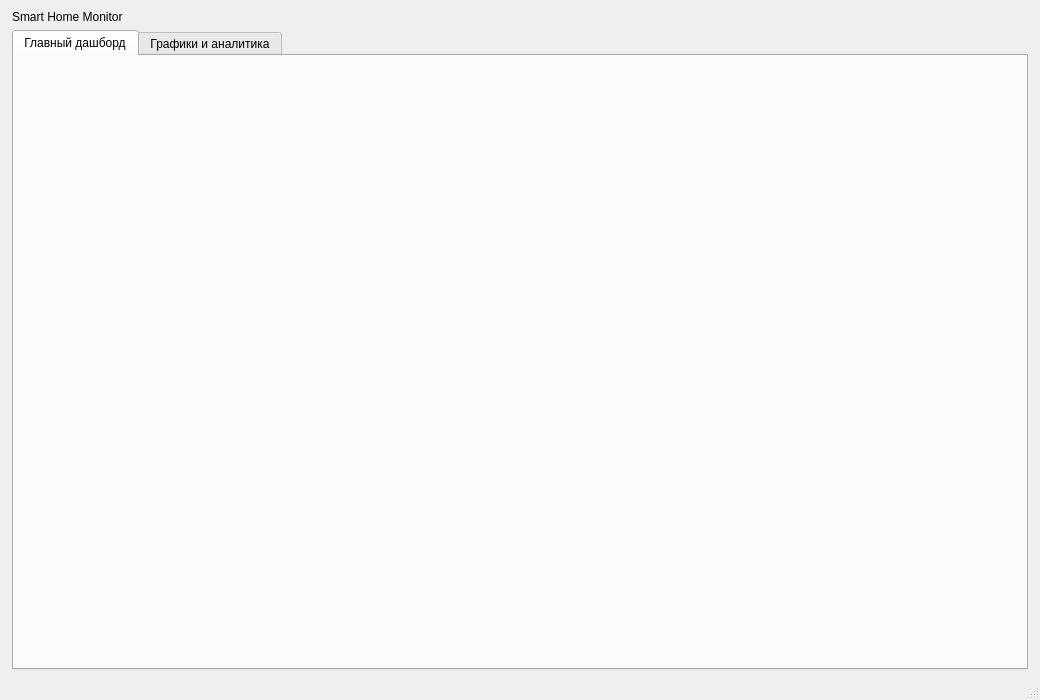
<?xml version="1.0" encoding="UTF-8"?>
<ui version="4.0">
 <class>MainWindow</class>
 <widget class="QMainWindow" name="MainWindow">
  <property name="geometry">
   <rect>
    <x>0</x>
    <y>0</y>
    <width>1040</width>
    <height>700</height>
   </rect>
  </property>
  <property name="windowTitle">
   <string>Smart Home Desktop Client</string>
  </property>
  <widget class="QWidget" name="centralwidget">
   <layout class="QVBoxLayout" name="verticalLayout">
    <property name="leftMargin">
     <number>12</number>
    </property>
    <property name="topMargin">
     <number>10</number>
    </property>
    <property name="rightMargin">
     <number>12</number>
    </property>
    <property name="bottomMargin">
     <number>8</number>
    </property>
    <item>
     <widget class="QLabel" name="titleLabel">
      <property name="text">
       <string>Smart Home Monitor</string>
      </property>
     </widget>
    </item>
    <item>
     <widget class="QTabWidget" name="mainTabWidget">
      <property name="currentIndex">
       <number>0</number>
      </property>
      <widget class="QWidget" name="dashboardTab">
       <attribute name="title">
        <string>Главный дашборд</string>
       </attribute>
       <layout class="QVBoxLayout" name="dashboardTabLayout">
        <property name="leftMargin">
         <number>0</number>
        </property>
        <property name="topMargin">
         <number>0</number>
        </property>
        <property name="rightMargin">
         <number>0</number>
        </property>
        <property name="bottomMargin">
         <number>0</number>
        </property>
       </layout>
      </widget>
      <widget class="QWidget" name="analyticsTab">
       <attribute name="title">
        <string>Графики и аналитика</string>
       </attribute>
       <layout class="QVBoxLayout" name="analyticsTabLayout">
        <property name="leftMargin">
         <number>0</number>
        </property>
        <property name="topMargin">
         <number>0</number>
        </property>
        <property name="rightMargin">
         <number>0</number>
        </property>
        <property name="bottomMargin">
         <number>0</number>
        </property>
       </layout>
      </widget>
     </widget>
    </item>
   </layout>
  </widget>
  <widget class="QMenuBar" name="menubar"/>
  <widget class="QStatusBar" name="statusbar"/>
 </widget>
 <resources/>
 <connections/>
</ui>
